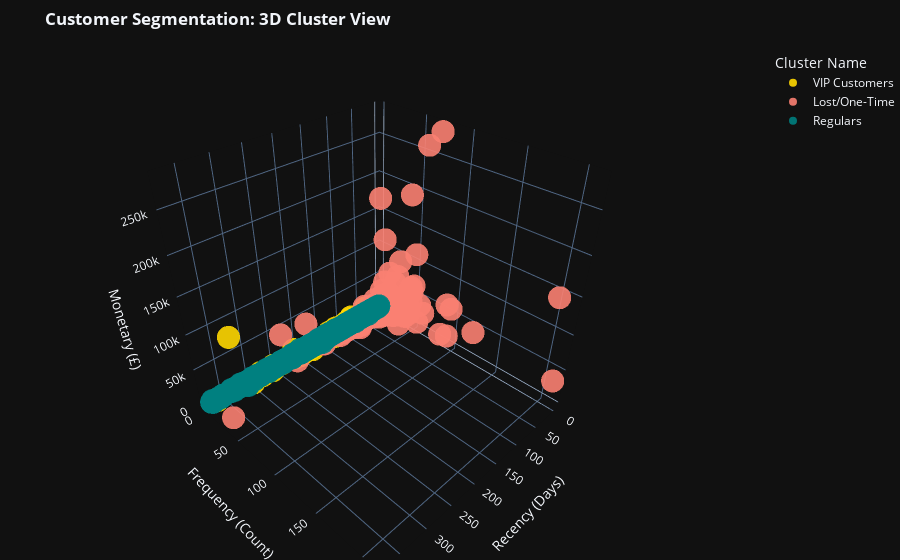

Write notebook code for a chart like this one.
### Code cell
import plotly.express as px

# --- STEP 1: PREPARE DATA FOR PLOTLY ---
# We map the cluster numbers to names so the legend is readable
rfm['Cluster Name'] = rfm['Cluster'].map({
    0: 'VIP Customers',
    1: 'Lost/One-Time',
    2: 'Regulars'
})

# --- STEP 2: CREATE 3D SCATTER PLOT ---
fig = px.scatter_3d(
    rfm,
    x='Recency',
    y='Frequency',
    z='Monetary',
    color='Cluster Name',
    opacity=0.9,
    title='<b>Customer Segmentation: 3D Cluster View</b>',
    # Use distinct colors: Gold (VIP), Blue (Regular), Red (Lost)
    color_discrete_map={'VIP Customers': 'gold', 'Regulars': 'teal', 'Lost/One-Time': 'salmon'}
)

# --- STEP 3: REFINE THE LOOK ---
fig.update_layout(
    scene = dict(
        xaxis_title='Recency (Days)',
        yaxis_title='Frequency (Count)',
        zaxis_title='Monetary (£)',
    ),
    template="plotly_dark", # Looks professional for presentations
    margin=dict(l=1, r=1, b=0, t=50)
)

fig.show()

### Figure 1 — Plotly figure (JSON) as saved in the notebook; plotly's stock layout.template omitted (floating-point values rounded to 4 significant figures; data arrays with more than 128 entries replaced by an {"elided": "..."} marker saying what was removed)
{"data": [{"hovertemplate": "Cluster Name=VIP Customers<br>Recency=%{x}<br>Frequency=%{y}<br>Monetary=%{z}<extra></extra>", "legendgroup": "VIP Customers", "marker": {"color": "gold", "opacity": 0.9, "symbol": "circle"}, "mode": "markers", "name": "VIP Customers", "scene": "scene", "showlegend": true, "type": "scatter3d", "x": {"elided": "1696 int values"}, "y": {"elided": "1696 int values"}, "z": {"elided": "1696 float values"}}, {"hovertemplate": "Cluster Name=Lost/One-Time<br>Recency=%{x}<br>Frequency=%{y}<br>Monetary=%{z}<extra></extra>", "legendgroup": "Lost/One-Time", "marker": {"color": "salmon", "opacity": 0.9, "symbol": "circle"}, "mode": "markers", "name": "Lost/One-Time", "scene": "scene", "showlegend": true, "type": "scatter3d", "x": {"elided": "770 int values"}, "y": {"elided": "770 int values"}, "z": {"elided": "770 float values"}}, {"hovertemplate": "Cluster Name=Regulars<br>Recency=%{x}<br>Frequency=%{y}<br>Monetary=%{z}<extra></extra>", "legendgroup": "Regulars", "marker": {"color": "teal", "opacity": 0.9, "symbol": "circle"}, "mode": "markers", "name": "Regulars", "scene": "scene", "showlegend": true, "type": "scatter3d", "x": {"elided": "1872 int values"}, "y": {"elided": "1872 int values"}, "z": {"elided": "1872 float values"}}], "layout": {"legend": {"title": {"text": "Cluster Name"}, "tracegroupgap": 0}, "margin": {"b": 0, "l": 1, "r": 1, "t": 50}, "scene": {"domain": {"x": [0, 1], "y": [0, 1]}, "xaxis": {"title": {"text": "Recency (Days)"}}, "yaxis": {"title": {"text": "Frequency (Count)"}}, "zaxis": {"title": {"text": "Monetary (£)"}}}, "title": {"text": "<b>Customer Segmentation: 3D Cluster View</b>"}}}
